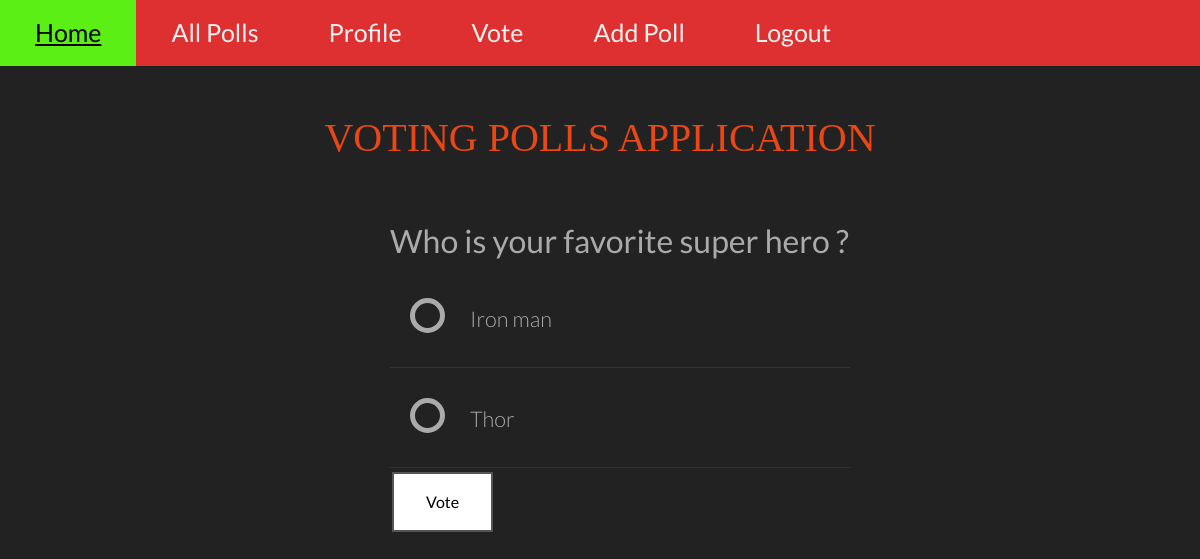
The app's page /polls/1/ (signed in) with its own data.
### polls/models.py (models this page shows, shortened)
class Question(models.Model):
    user_id = models.ForeignKey(User, on_delete=models.CASCADE)
    question_text = models.CharField(max_length=200)
    pub_date = models.DateTimeField('date published')

class Choice(models.Model):
    question = models.ForeignKey(Question, on_delete=models.CASCADE)
    choice_text = models.CharField(max_length=200)
    votes = models.IntegerField(default=0)

### polls/views.py (the view)
# urls.py: path('<int:pk>/', views.DetailView.as_view(), name='detail'),
class DetailView(LoginRequiredMixin, generic.DetailView):
    model = Question
    template_name = 'polls/detail.html'
    def get_queryset(self):
        return Question.objects.filter(pub_date__lte=timezone.now())

### polls/templates/polls/detail.html (shortened to what this page needs)
{% extends "main/base.html" %}
{% load static %}
{% load crispy_forms_tags %}
{% block content %}
<link rel="stylesheet" type="text/css" href="{% static 'polls/radio-style.css' %}">
<form action="{% url 'polls:vote' question.id %}" method="post">
<ul>
<div class="container">
    <h2>{{ question.question_text }}</h2>
    {% for choice in question.choice_set.all %}
    <li>
        <label for="choice{{ forloop.counter }}">{{ choice.choice_text }}</label>
        <div class="check"></div>
    </li>
    {% endfor %}
    <input class="button button5" type="submit" value="Vote">
</div>
</ul>
{% endblock %}

### polls/static/polls/radio-style.css (style rules this page uses)
body, html { height: 100%; background: #222222; font-family: 'Lato', sans-serif; }
.container { display: block; position: relative; margin: 40px auto; height: auto; width: 500px; padding: 20px; }
h2 { color: #AAAAAA; }
ul li { color: #AAAAAA; display: block; position: relative; float: left; width: 100%; height: 100px; border-bottom: 1px solid #333; }
ul li label { display: block; position: relative; font-weight: 300; font-size: 1.35em; padding: 25px 25px 25px 80px; margin: 10px auto; height: 30px; z-index: 9; cursor: pointer; -webkit-transition: all 0.25s linear; }
ul li .check { display: block; position: absolute; border: 5px solid #AAAAAA; border-radius: 100%; height: 25px; width: 25px; top: 30px; left: 20px; z-index: 5; transition: border .25s linear; -webkit-transition: border .25s linear; box-sizing : unset !important; }
ul li .check::before { display: block; position: absolute; content: ''; border-radius: 100%; height: 15px; width: 15px; top: 5px; left: 5px; margin: auto; transition: background 0.25s linear; -webkit-transition: background 0.25s linear; }
.button { background-color: #4CAF50; border: none; color: white; padding: 16px 32px; text-align: center; text-decoration: none; display: inline-block; font-size: 16px; margin: 4px 2px; transition-duration: 0.4s; cursor: pointer; }
.button5 { background-color: white; color: black; border: 2px solid #555555; }

### main/templates/main/base.html (style rules this page uses)
html, body { font-family: 'Lato', sans-serif; }

### records on screen
Question: question_text "Who is your favorite super hero ?"
Choice: choice_text "Iron man"
Choice: choice_text "Thor"
